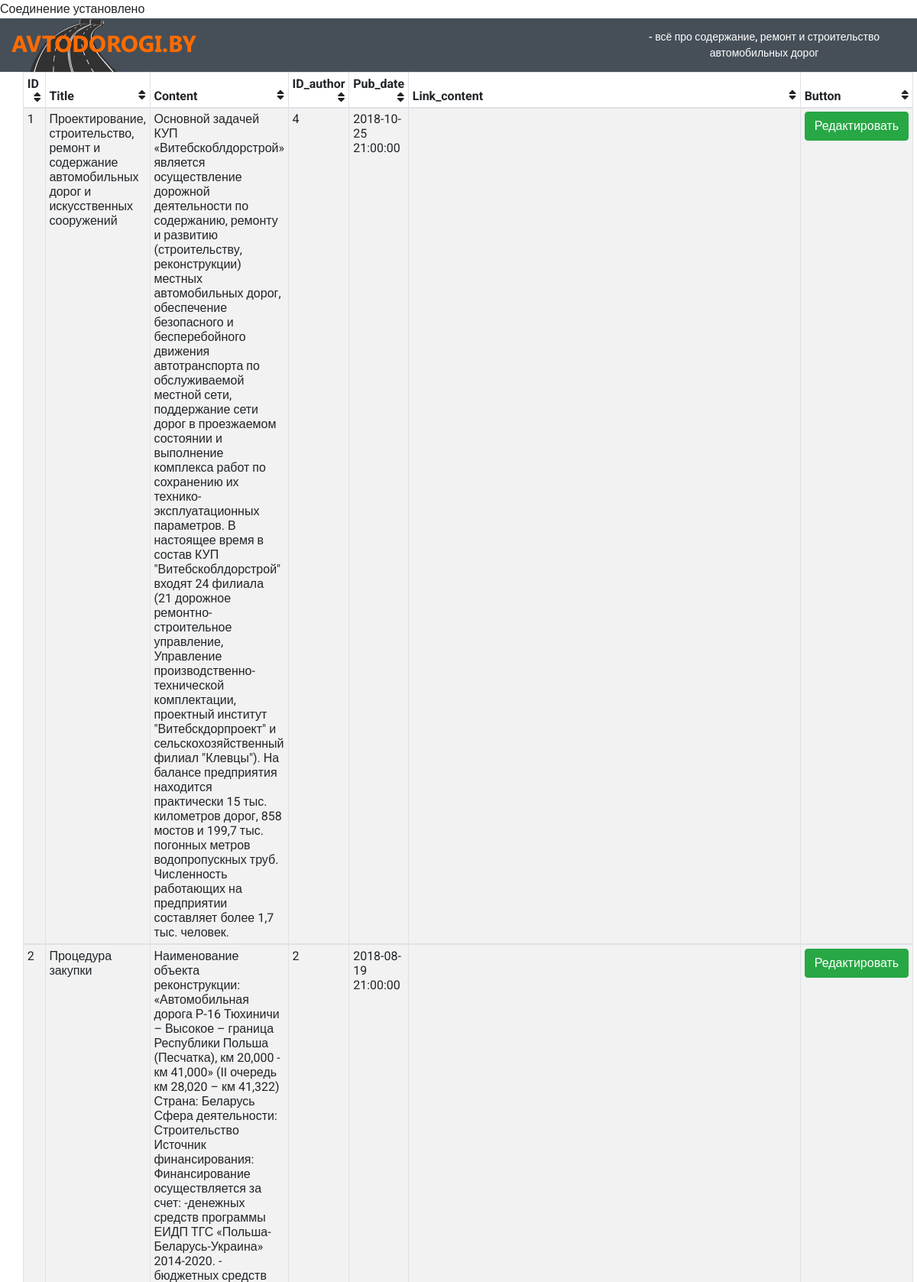
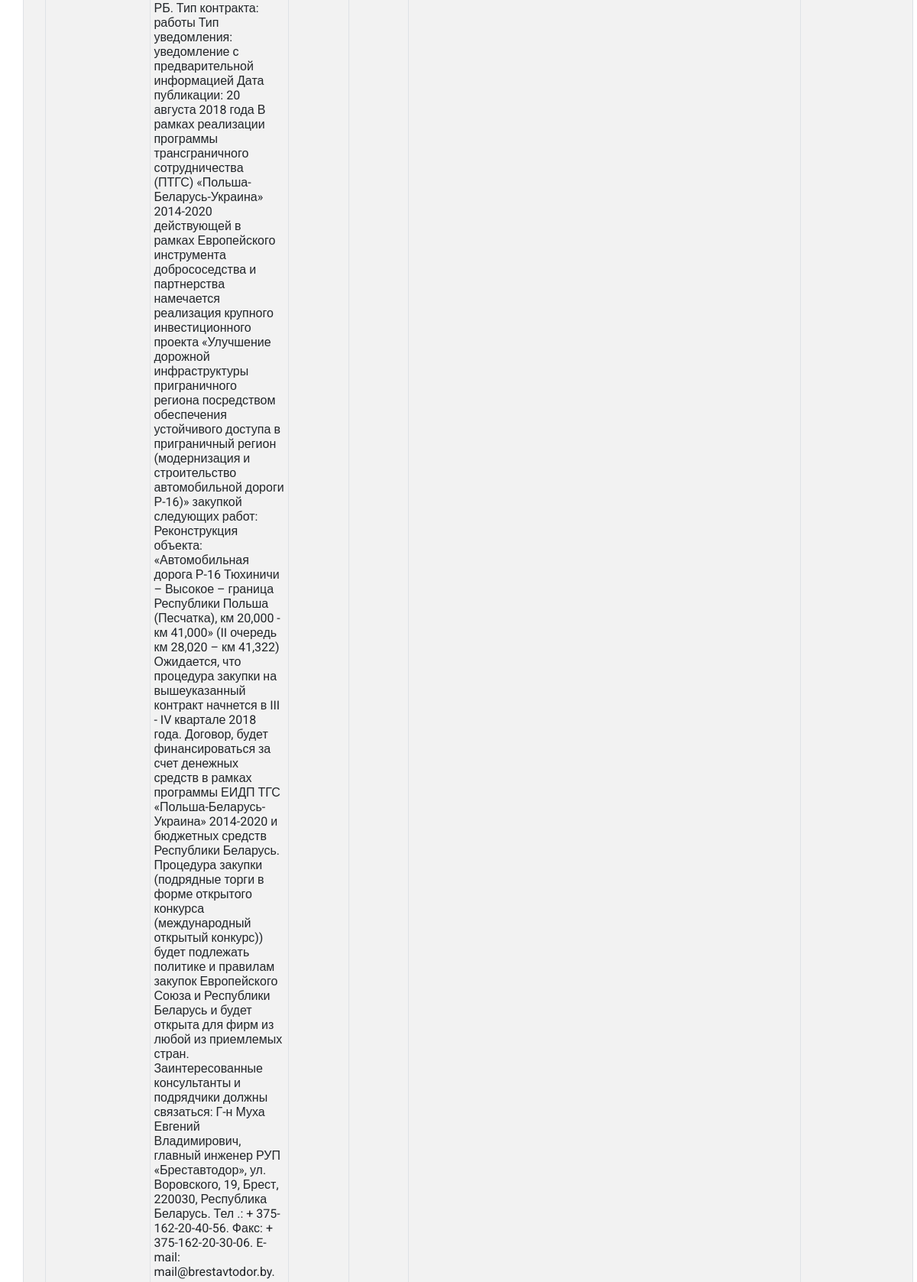
Page /admin/updateNews.php (upper part) on the committed database (2 pictures, top to bottom).
### tables this page shows
CREATE TABLE `news` (
  `id` int(11) UNSIGNED NOT NULL,
  `title` varchar(255) NOT NULL,
  `content` text NOT NULL,
  `id_author` varchar(255) NOT NULL,
  `pub_date` timestamp NOT NULL DEFAULT CURRENT_TIMESTAMP COMMENT 'дата публикации',
  `link_content` varchar(255) NOT NULL COMMENT 'ссылка на статью, контент'
);

### admin/updateNews.php (the view, shortened to what this page needs)
<?php include "function.php"; ?>
<?php include "header.php"; ?>
<form action="" method="post" class="container form-horizontal" role="form">
    <?php
    $select_news = "SELECT id, title, content, id_author, pub_date, link_content FROM news";
    $res_select = mysqli_query($con, $select_news);
    ?>
    <div class="row">
        <table id="dtBasicExample" class="table table-striped table-bordered table-sm table-hover" cellspacing="0" width="100%">
            <thead>
            <tr>
                <th class="th-sm">ID
                    <i class="fa fa-sort float-right" aria-hidden="true"></i>
                </th>
                <th class="th-sm">Title
                    <i class="fa fa-sort float-right" aria-hidden="true"></i>
                </th>
                <th class="th-sm">Content
                    <i class="fa fa-sort float-right" aria-hidden="true"></i>
                </th>
                <th class="th-sm">ID_author
                    <i class="fa fa-sort float-right" aria-hidden="true"></i>
                </th>
                <th class="th-sm">Pub_date
                    <i class="fa fa-sort float-right" aria-hidden="true"></i>
                </th>
                <th class="th-sm">Link_content
                    <i class="fa fa-sort float-right" aria-hidden="true"></i>
                </th>
                <th class="th-sm">Button
                    <i class="fa fa-sort float-right" aria-hidden="true"></i>
                </th>
            </tr>
            </thead>
            <tbody>
            <?php
            while ($last_news = mysqli_fetch_assoc($res_select)) {
            ?>
            <tr>
                <td><?= $last_news['id'] ?></td>
                <td><?= $last_news['title'] ?></td>
                <td><?= $last_news['content'] ?></td>
                <td><?= $last_news['id_author'] ?></td>
                <td><?= $last_news['pub_date'] ?></td>
                <td><?= $last_news['link_content'] ?></td>
                <td>
                    <input name = "update" type="submit" formaction="updateNews.php" value="Редактировать" class="btn btn-success btn-block">
                </td>
            </tr>
            </tbody>
            <?php
            }
            ?>
        </table>
    </div>
</form>
<?php include "footer.php"; ?>

### css/main.css (style rules this page uses)
html { background-color: #d8d8d8; }
body { margin: 0 auto; max-width: 1200px; background-color: white; font-family: 'Roboto', sans-serif; }

### rows in the picture
news: id "1", title "Проектирование, строительство, ремонт и содержание автомобильных дорог и искусственных сооружений", content "Основной задачей КУП «Витебскоблдорстрой» является осуществление дорожной деятельности по содержанию, ремонту и развитию (строительству, реконструкции) местных автомобильных дорог, обеспечение безопасного и бесперебойного движения автотранспорта по обслуживаемой местной сети, поддержание сети дорог в проезжаемом состоянии и выполнение комплекса работ по сохранению их технико-эксплуатационных параметров. В настоящее время в состав КУП \"Витебскоблдорстрой\" входят 24 филиала (21 дорожное ремонтно-строительное управление, Управление производственно-технической комплектации, проектный институт \"Витебскдорпроект\" и сельскохозяйственный филиал \"Клевцы\"). На балансе предприятия находится…", id_author "4", pub_date "2018-10-25 21:00:00"
news: id "2", title "Процедура закупки", content "Наименование объекта реконструкции: «Автомобильная дорога Р-16 Тюхиничи – Высокое – граница Республики Польша (Песчатка), км 20,000 - км 41,000» (II очередь км 28,020 – км 41,322) Страна: Беларусь Сфера деятельности: Строительство Источник финансирования: Финансирование осуществляется за счет: -денежных средств программы ЕИДП ТГС «Польша-Беларусь-Украина» 2014-2020. - бюджетных средств РБ. Тип контракта: работы Тип уведомления: уведомление с предварительной информацией Дата публикации: 20 августа 2018 года В рамках реализации программы трансграничного сотрудничества (ПТГС) «Польша-Беларусь-Украина» 2014-2020 действующей в рамках Европейского инструмента добрососедства и партнерства…", id_author "2", pub_date "2018-08-19 21:00:00"
